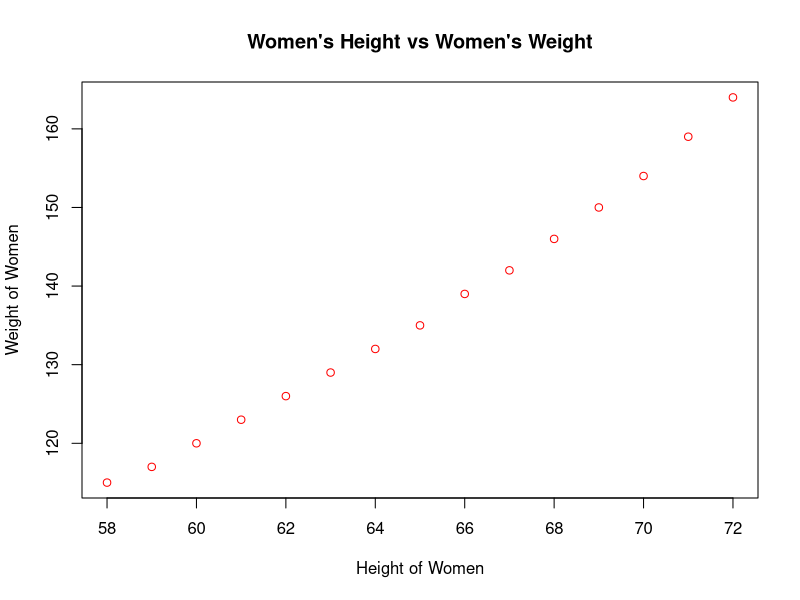
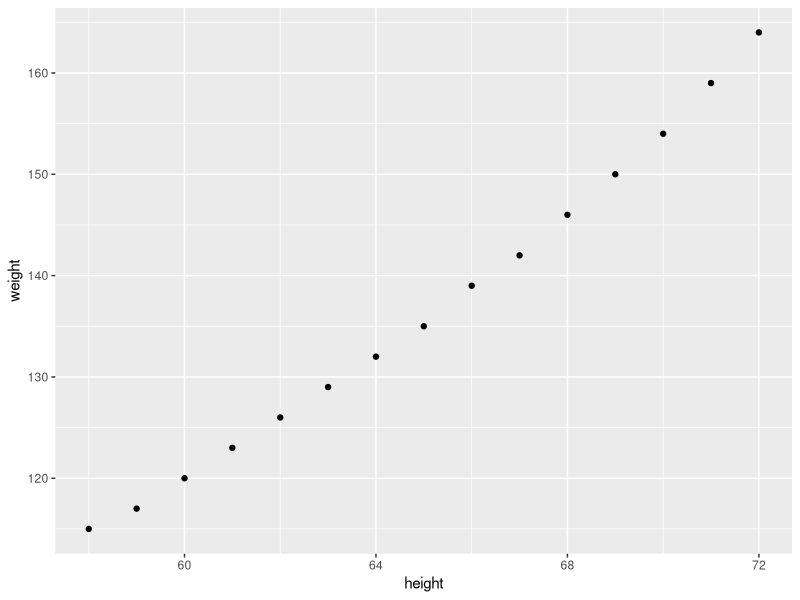

R code for these plots, in order:
setwd('Desktop/DataCollab/Assign1')
#Owen Phillips' First Shot at R

#Load the "women" dataset
data(women)

#Summarize the data in the women data set
summary(women)

#What's the average height of the women in the datset
mean(women$height)

#What's the average weight of the women in the dataset 

mean(women$weight)

#Find out what the names are in the women data set
names(women)

#Learning more about the women data set
?women

#Plot Height of Women vs. Weight of Women
plot(women, xlab = "Height of Women", ylab =
       "Weight of Women", main = "Women's Height vs Women's Weight", col = 'red')

#Load up the ggplot2 package
library(ggplot2)

#Make a fancy plot in R
ggplot(women, aes(height, weight)) + geom_point()

#Access Thierry's file



